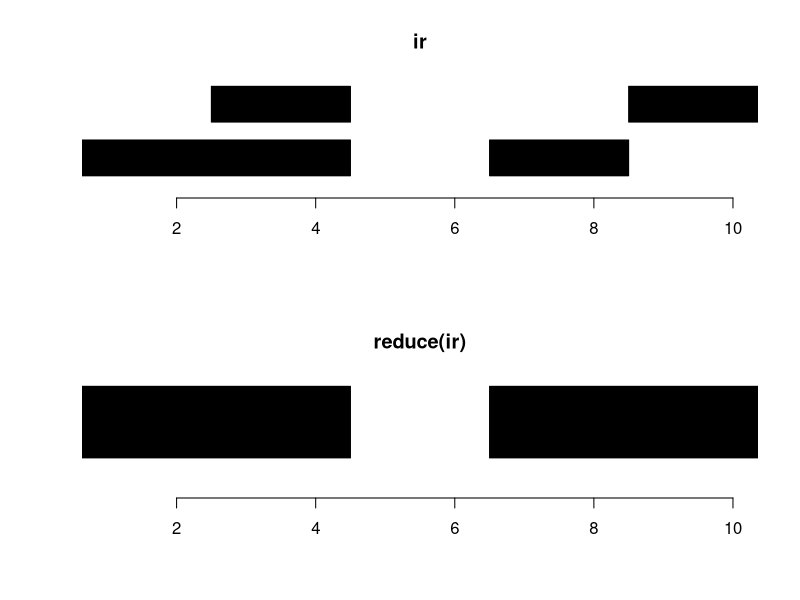
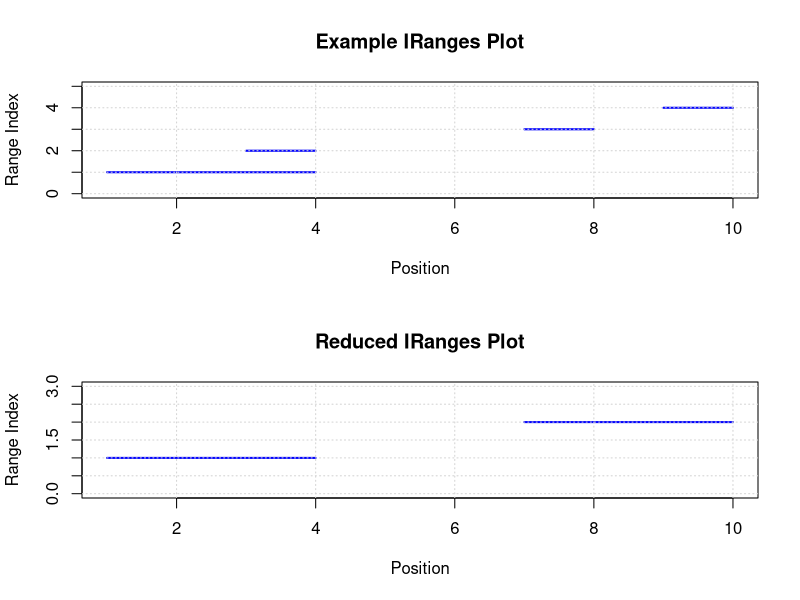
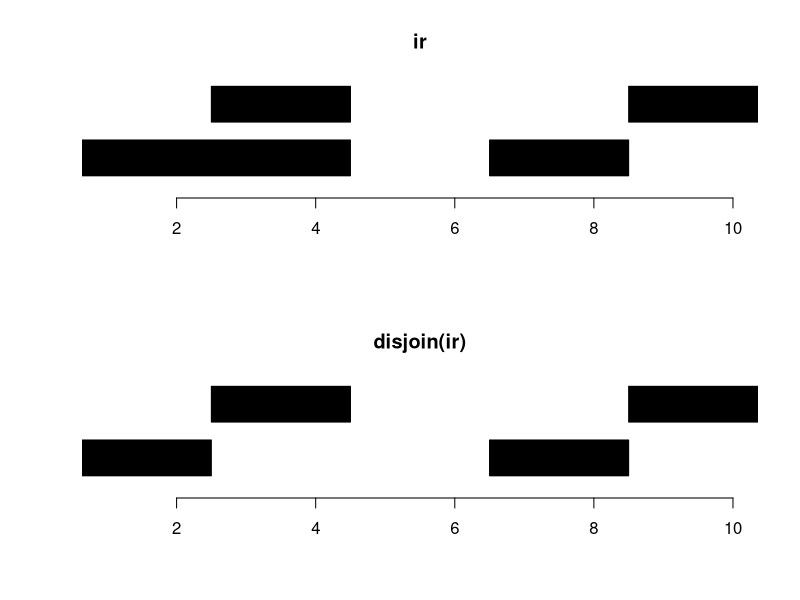

Here is the R script that generated these plots, in order:
# IRanges - Basic Usage

# 1. Installing the IRanges package

# BiocManager::install("IRanges")

# 2. load IRanges Package
library(IRanges)

# 3. Specify IRanges 
#    (giving 2 out of 3 arguments, start and end with the 
#    last one width being inferred from start and end values)
ir1 <- IRanges(start = c(1,3,5), end = c(3,5,7))
ir1

# 4. Specify IRanges by giving start and width arguments
ir2 <- IRanges(start = c(1,3,5), width = 3)
ir2

# 5. Accessing different components of IRanges
start(ir1)

# 6. Set elements of IRanges
width(ir2) <- 1
ir2

# 7. IRanges can have names like any other vector
names(ir1) <- paste("A", 1:3, sep = "")
ir1

# 8. IRanges don't have a dimension they have a length
length(ir1)

# 9. Sub-setting IRanges is like any other vector

  # Integer indexing
  ir1[1]

  # Name indexing
  ir1["A1"]

# 10. Concatenating IRanges
c(ir1, ir2)


# 11. User-defined function to plot Iranges
plotRanges <- function(x, xlim = x, main = deparse(substitute(x)),
                       col = "black", sep = 0.5, ...) {
  height <- 1
  if (is(xlim, "Ranges")) {
    xlim <- c(min(start(xlim)), max(end(xlim)))
  }
  bins <- disjointBins(IRanges(start(x), end(x) + 1))
  plot.new()
  plot.window(xlim, c(0, max(bins)*(height + sep)))
  ybottom <- bins * (sep + height) - height
  rect(start(x) - 0.5, ybottom, end(x) + 0.5, ybottom + height, col = col, ...)
  title(main)
  axis(1)
}

  # Display 2 plots one under the other
  par(mfrow = c(2,1))

# 12. Example usage
  # Create an IRanges object
  ir<-IRanges(start = c(1,3,7,9),end = c(4,4,8,10))

# 13. Plot the IRanges object
plotRanges(ir)

# 14. Normal IRange created by the reduce function
reduce(ir)
plotRanges(reduce(ir))

# 15. User-defined function to plot IRanges (Alternative)
plotIRanges <- function(iranges_obj, title = "IRanges Plot") {
  # Validate input
  if (!inherits(iranges_obj, "IRanges")) {
    stop("Input must be an IRanges object.")
  }
  
  # Extract start, end, and width
  starts <- start(iranges_obj)
  ends <- end(iranges_obj)
  widths <- width(iranges_obj)
  
  # Create a plot
  plot(
    NULL, xlim = c(min(starts), max(ends)), ylim = c(0, length(iranges_obj) + 1),
    xlab = "Position", ylab = "Range Index", main = title, type = "n"
  )
  
  # Add horizontal bars for each range
  for (i in seq_along(iranges_obj)) {
    segments(
      x0 = starts[i], x1 = ends[i], y0 = i, y1 = i,
      col = "blue", lwd = 2
    )
  }
  
  # Add grid for better visualization
  grid(nx = NULL, ny = NULL, col = "lightgray", lty = "dotted")
}

  # Display 2 plots one under the other
  par(mfrow = c(2,1))


# 16. Example usage
  # Create an IRanges object
  example_ranges <- IRanges(start = c(1,3,7,9),end = c(4,4,8,10))
  reduced_ranges <- reduce(example_ranges)

# 17. Plot the IRanges object
plotIRanges(example_ranges, title = "Example IRanges Plot")
plotIRanges(reduced_ranges, title = "Reduced IRanges Plot")

# 18. Plot Disjoin IRange (opposite of reduce function)
plotRanges(ir)
plotRanges(disjoin(ir))

# 19. IRange of length 4
ir

# 20. Manipulating IRanges using the resize function
resize(ir, width = 1, fix = "start")

# 21. More useful is to resize from the center of the intervals
resize(ir, width = 1, fix = "center")

# 22. Create two IRanges and look at them
ir1 <- IRanges(start = c(1, 3, 5), width = 1)
ir2 <- IRanges(start = c(4, 5, 6), width = 1)
ir1
ir2

# 23. Union of ir1 and ir2
union(ir1, ir2)

# 24. Intersection of ir1 and ir2
intersect(ir1, ir2)

# 25. IRanges example displayed below
ir1 <- IRanges(start = c(1,4,8), end = c(3,7,10))
ir2 <- IRanges(start = c(3,4), width = 3)
ir1
ir2

# 26. FindOverlaps function
ov <- findOverlaps(ir1, ir2)
ov

# 27. Verify findOverlaps result by hand
ir1[1]
ir2[1]

# 28. Query Hits
queryHits(ov)

# 29. Using the unique function
unique(queryHits(ov))

# 30. FindOverlaps function arguments
args(findOverlaps)

# 31. Find the number of overlaps
countOverlaps(ir1, ir2)

# 32. Which of the ranges in ir2 and closest to the ranges in ir1?
nearest(ir1, ir2)
